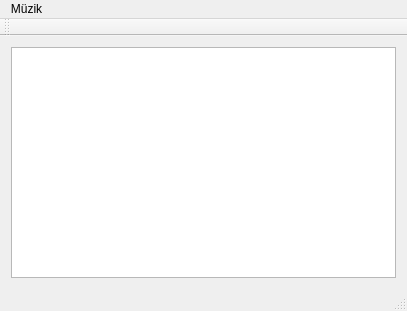
<?xml version="1.0" encoding="UTF-8"?>
<ui version="4.0">
 <class>MainWindow</class>
 <widget class="QMainWindow" name="MainWindow">
  <property name="geometry">
   <rect>
    <x>0</x>
    <y>0</y>
    <width>407</width>
    <height>311</height>
   </rect>
  </property>
  <property name="windowTitle">
   <string>Müzik Çalar</string>
  </property>
  <widget class="QWidget" name="centralWidget">
   <layout class="QVBoxLayout" name="verticalLayout">
    <item>
     <widget class="QListView" name="playlist">
      <property name="editTriggers">
       <set>QAbstractItemView::NoEditTriggers</set>
      </property>
      <property name="wordWrap">
       <bool>true</bool>
      </property>
     </widget>
    </item>
   </layout>
  </widget>
  <widget class="QMenuBar" name="menuBar">
   <property name="geometry">
    <rect>
     <x>0</x>
     <y>0</y>
     <width>407</width>
     <height>22</height>
    </rect>
   </property>
   <widget class="QMenu" name="menuFile">
    <property name="title">
     <string>Müzik</string>
    </property>
    <addaction name="actionAdd"/>
    <addaction name="actionTemizle"/>
   </widget>
   <addaction name="menuFile"/>
  </widget>
  <widget class="QToolBar" name="mainToolBar">
   <attribute name="toolBarArea">
    <enum>TopToolBarArea</enum>
   </attribute>
   <attribute name="toolBarBreak">
    <bool>false</bool>
   </attribute>
  </widget>
  <widget class="QStatusBar" name="statusBar"/>
  <action name="actionAdd">
   <property name="text">
    <string>Ekle</string>
   </property>
  </action>
  <action name="actionTemizle">
   <property name="text">
    <string>Temizle</string>
   </property>
  </action>
 </widget>
 <layoutdefault spacing="6" margin="11"/>
 <resources/>
 <connections/>
</ui>
